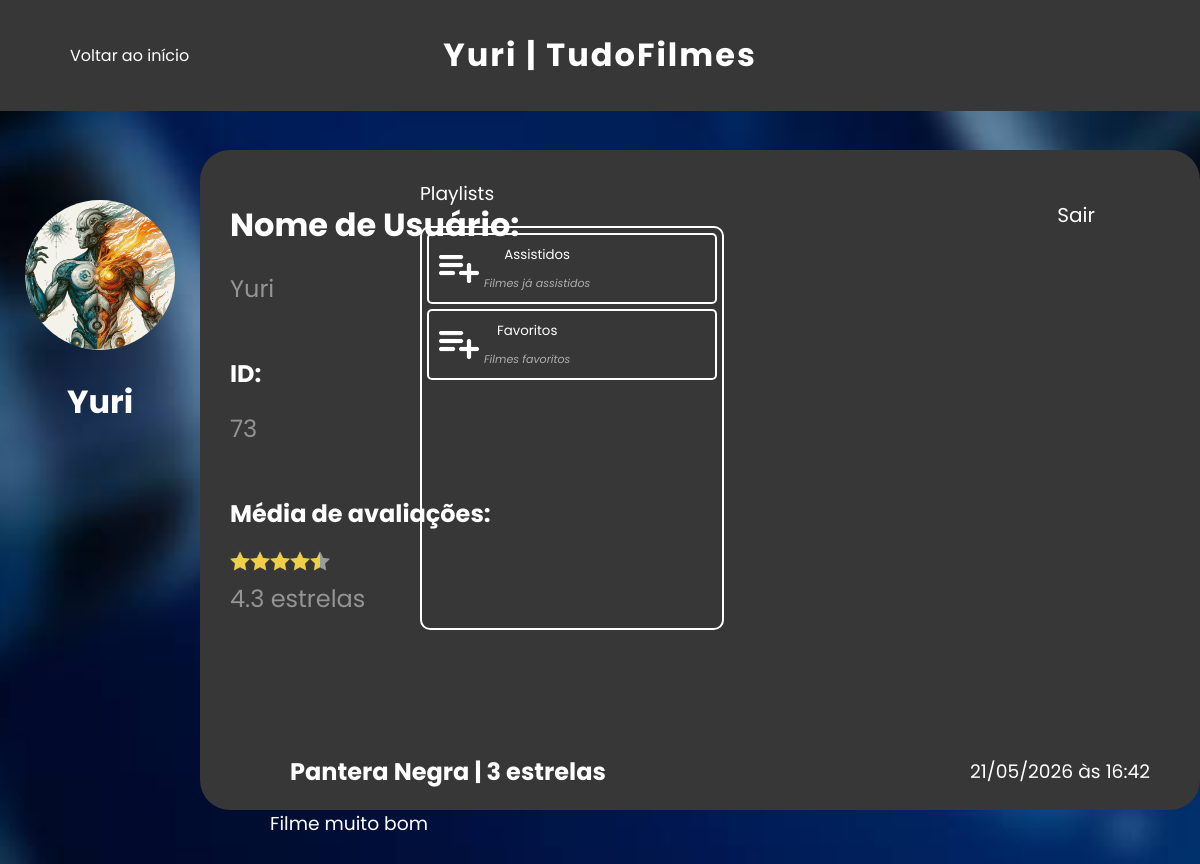
Screenshot of /pgs/usuario.php (signed in) with the database file from the repository.
### tables this page shows
CREATE TABLE `playlist` (
  `id` int(11) NOT NULL,
  `nome` varchar(255) DEFAULT NULL,
  `descricao` text DEFAULT NULL,
  `id_usuario` int(11) DEFAULT NULL,
  `id_filmes` varchar(255) DEFAULT NULL
);

CREATE TABLE `avaliacao` (
  `num_estrelas` int(11) DEFAULT NULL,
  `id_usuario` int(11) DEFAULT NULL,
  `resenha` varchar(255) DEFAULT NULL,
  `id_filme` int(11) DEFAULT NULL,
  `data` date DEFAULT NULL,
  `hora` varchar(5) DEFAULT NULL
);

CREATE TABLE `filme` (
  `id` int(11) NOT NULL,
  `nomeFilme` varchar(80) DEFAULT NULL,
  `media_estrelas` double DEFAULT NULL,
  `genero` varchar(80) DEFAULT NULL,
  `duracao` int(11) DEFAULT NULL,
  `sinopse` varchar(1000) DEFAULT NULL,
  `caminho_img` varchar(80) DEFAULT NULL,
  `link_trailer` varchar(255) DEFAULT NULL,
  `streamings` varchar(100) DEFAULT NULL,
  `ano_publicacao` year(4) DEFAULT NULL,
  `id_diretor` int(11) DEFAULT NULL
);

### pgs/usuario.php (the view, shortened to what this page needs)
<?php
include "../php/connection.php";
if($_SESSION["id"] != "" && $_SESSION["nome"] != "" && $_SESSION["email"] != "" && $_SESSION["senha"] != "") {
    $idLogado = $_SESSION["id"];
    $nomeLogado = $_SESSION["nome"];
    $media_comentarios = [];
    $soma_estrelas = 0;
    $contaString = "select * from avaliacao where id_usuario=:id";
    $sql = $connection->prepare($contaString);
    $sql->execute([':id' => $idLogado]);
    while($array = $sql->fetch(PDO::FETCH_ASSOC)) {
        $soma_estrelas = $soma_estrelas + $array['num_estrelas'];
        array_push($media_comentarios, $array['num_estrelas']);
    }
    $num_comentarios = count($media_comentarios);
    if($num_comentarios > 0) {
        $mediaAvaliacoes = $soma_estrelas / $num_comentarios;
        $mediaAvaliacoes = substr($mediaAvaliacoes, 0, 3);
    }else {
        $mediaAvaliacoes = 0;
    }
} else {
    $_SESSION["id"] = "";
    $_SESSION["nome"] = "";
    $_SESSION["email"] = "";
    $_SESSION["senha"] = "";
    header("location: ./login.html");
}
?>
<!DOCTYPE html>
<html lang="pt-br">
<head>
    <link rel="stylesheet" href="../css/usuario.css">
</head>
<body>
    <header>
        <h1><?php echo $nomeLogado?> | TudoFilmes</a></h1>
        <a href="../index.php">Voltar ao início</a>
    </header>
    <main>
        <div id="barraLateral">
            <label for="ftPerfil"><img src="<?php
            if(isset($_SESSION['path'])) {
                echo $_SESSION['path'];
            }else {
                echo "../img/person.png";
            }
            ?>" alt="" id="imgUsuario" title="Alterar foto de usuário">
            <img src="../img/redirect.png" alt="" id="hover" onmouseover="opacidade100()" onmouseout="opacidade0()"></label>
            <h1><?php echo $_SESSION['nome']?></h1>
        </div>
        <div id="principal">
            <h1 class="titulos">Nome de Usuário:</h1>
            <h2 class="infos" id="nomeInfo"><?php echo $_SESSION['nome']?></h2>
            <h2 class="titulos">ID:</h2>
            <h2 class="infos" id="idInfo"><?php echo $_SESSION['id']?></h2>
            <h2 class="titulos">Média de avaliações:</h2>
            <h2 class="infos" id="mediaInfo">
            <div id="estrelas">
                <img src="../img/imgEstrela/estrela.png" alt="" width="20px" id="e1">
                <img src="../img/imgEstrela/estrela.png" alt="" width="20px" id="e2">
                <img src="../img/imgEstrela/estrela.png" alt="" width="20px" id="e3">
                <img src="../img/imgEstrela/estrela.png" alt="" width="20px" id="e4">
                <img src="../img/imgEstrela/estrela.png" alt="" width="20px" id="e5">
            </div>
            <?php echo $mediaAvaliacoes ?> estrelas</h2>
            <div id="playlists">
                <h3>Playlists</h3>
                <form action="./mostraPlaylist.php" method="post">
                    <?php
                        $stringPlaylists = "select * from playlist where id_usuario=:id";
                        $sqlPlaylists = $connection->prepare($stringPlaylists);
                        $sqlPlaylists->execute([':id' => $idLogado]);
                        while($arrayPlaylist = $sqlPlaylists->fetch(PDO::FETCH_ASSOC)) {
                            $id_playlist = $arrayPlaylist['id'];
                            $nome = $arrayPlaylist['nome'];
                            $descricao = $arrayPlaylist['descricao'];
                            echo "<button type='submit' name='id_playlist' class='playlist' value='$id_playlist'>
                                <img src='../img/add-playlist.png' alt='add-playlist' width='40px'>
                                <div class='playlist-infos'>
                                    <h4>$nome</h4>
                                    <h5 style='color:rgba(173, 173, 173)'><i>$descricao</i></h5>
                                </div>
                            </button>";
                        }
                    ?>
                </form>
            </div>
            <div id="avaliacoes">
                <?php
                $cont = 0;
                $contaString = "select * from avaliacao where id_usuario= :id";
                $sql = $connection->prepare($contaString);
                $sql->execute([':id' => $idLogado]);
                while($array2 = $sql->fetch(PDO::FETCH_ASSOC)) {
                    $id_filme = $array2['id_filme'];
                    $resenha = $array2['resenha'];
                    $num_estrelas = $array2['num_estrelas'];
                    $data = $array2['data'];
                    $ano = substr($data, 0, 4);
                    $mes = substr($data, 5, 2);
                    $dia = substr($data, 8, 2);
                    $hora = $array2['hora'];
                    $stringAvaliacoes = "select nomeFilme, caminho_img from filme where id= :id";
                    $sql2 = $connection->prepare($stringAvaliacoes);
                    $sql2->execute([':id' => $id_filme]);
                    $filme = $sql2->fetch(PDO::FETCH_ASSOC);
                    $nomeFilme = $filme['nomeFilme'];
                    $caminho_img = $filme['caminho_img'];
                    if($cont == 0) {
                        echo "<div class='avaliacao' id='primeiro'>";
                    }else {
                        echo "<div class='avaliacao'>";
                    }
                    $cont++;
                    echo "
                        <img src='$caminho_img' alt='' height='150px' class='img_filme'>
                        <div class='resenha'>
                            <div class='infosAvaliacao'>
                                <h2>$nomeFilme | $num_estrelas estrelas</h2>
                                <h3>$dia/$mes/$ano às $hora</h3>
                            </div>
                            <h3>$resenha</h3>
                        </div>
                    </div>";
                }
                ?>
            </div>
        </div>
    </main>
    <a href="../php/sairConta.php" id="sairBtn">Sair</a>
</body>
</html>

### css/usuario.css (style rules this page uses)
* { font-family: 'Poppins', sans-serif; font-weight: 400; }
body { margin: 0; background-image: url(../img/back.jpg); background-repeat: no-repeat; background-size: 120%; background-attachment: fixed; background-position: top; display: inline; }
header { width: 100%; background-color: rgb(55, 55, 55); position: fixed; top: 0; }
header h1 { font-weight: bold; color: white; letter-spacing: 2px; text-align: center; padding: 10px; }
header a { position: fixed; color: white; text-decoration: none; top: 23px; left: 50px; padding: 20px; border-radius: 5px; }
#barraLateral { height: 100vh; width: 15vw; min-width: 200px; display: flex; flex-direction: column; align-items: center; }
#barraLateral img { margin-top: 200px; border-radius: 50%; }
#imgUsuario { width: 150px; height: 150px; border-radius: 50%; object-fit: cover; }
#barraLateral h1 { color: white; font-weight: bold; text-align: center; }
main { display: flex; width: 100vw; height: 100vh; }
#principal { margin-top: 150px; width: 80vw; height: 75vh; padding: 30px; background-color: rgb(55, 55, 55); border-radius: 30px; }
.titulos { color: white; font-weight: bold; }
.infos { margin-bottom: 50px; color: rgb(148, 148, 148); }
#estrelas { display: flex; width: min-content; align-items: center; margin-bottom: 10px; }
#sairBtn { color: white; background: none; position: fixed; top: 180px; right: 65px; font-size: 20px; text-decoration: none; padding: 20px 40px 20px 40px; border-radius: 15px; }
#avaliacoes { display: flex; overflow-y: auto; max-height: 160px; height: 160px; flex-direction: column; justify-content: space-between; width: 100%; }
.avaliacao { display: flex; margin-left: 20px; align-items: center; justify-content: center; color: white; margin-top: 40px; }
.avaliacao div { margin-left: 20px; }
#primeiro { margin-top: 0; }
.resenha { width: 100%; }
.resenha h3 { display: flex; align-items: center; margin: 0 20px 0 0; }
.resenha h2 { display: flex; align-items: center; font-weight: bold; margin: 0; }
.resenha div { display: flex; align-items: center; justify-content: space-between; }
.infosAvaliacao { margin: 0 0 20px 0; }
.playlist { display: flex; align-items: center; margin: 5px; border: 2px solid white; border-radius: 5px; padding: 10px; cursor: pointer; width: 96.5%; background-color: transparent; color: white; }
.playlist-infos { margin-left: 5px; }
.playlist-infos h4 { margin: 0 0 10px 0; }
.playlist-infos h5 { margin: 0; }
#playlists { position: fixed; top: 20vh; left: 35vw; color: white; }
#playlists form { width: 300px; max-height: 400px; height: 400px; border: 2px solid white; border-radius: 10px; overflow-y: auto; position: fixed; }

### rows the page displays
playlist: $id_playlist 1 (drawn), nome "Assistidos", descricao "Filmes já assistidos"
playlist: $id_playlist 2 (drawn), nome "Favoritos", descricao "Filmes favoritos"
avaliacao: id_filme.nomeFilme "Pantera Negra", num_estrelas "3", data "21", data "05", data "2026", hora "16:42", resenha "Filme muito bom"

### other values shown
$nomeLogado "Yuri"
$_SESSION['nome'] "Yuri"
$_SESSION['id'] "73"
$mediaAvaliacoes "4.3"
